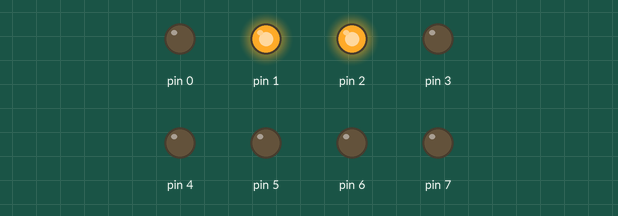
Simulated run of this sketch. Board: Arduino Uno, built with avr-gcc and run on an emulated ATmega328P. Parts: output pins drawn as LEDs (lit = HIGH).

Above: at 0.5 s.
At 2.5 s:
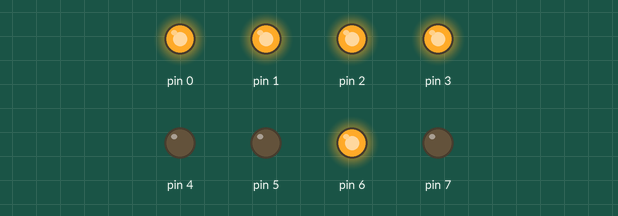
At 4.5 s:
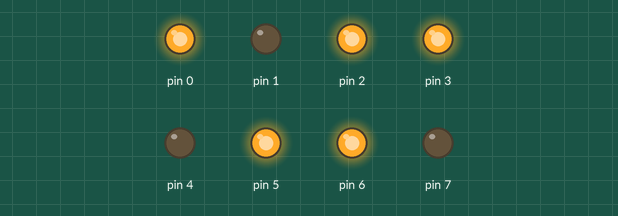
At 9.5 s:
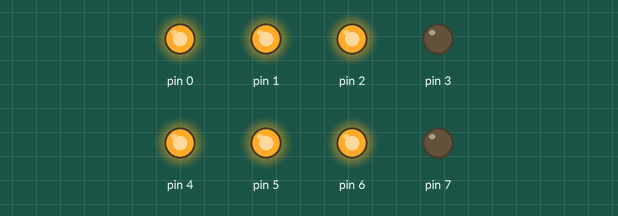
At 13.5 s:
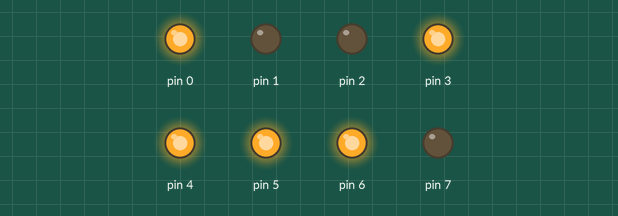
At 18.5 s:
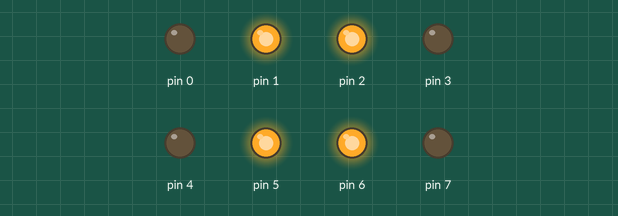
Timing chart, 0 to 19.5 s (numbered marks = the images above):
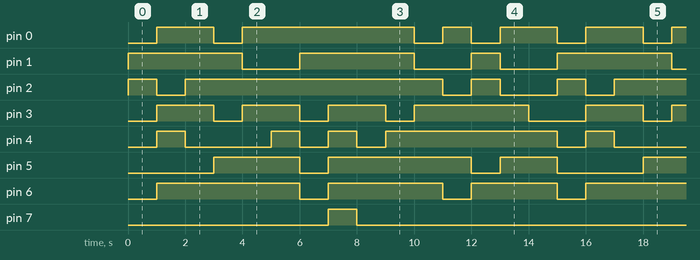

Measured:
- by itself, pin 0: repeats every 15.0 s: LOW 1.0 s, HIGH 6.0 s, LOW 1.0 s, HIGH 1.0 s, 2 × (LOW 1.0 s, HIGH 2.0 s)
- by itself, pin 1: repeats every 15.0 s: LOW 2.0 s, HIGH 4.0 s, LOW 2.0 s, HIGH 1.0 s, LOW 2.0 s, HIGH 4.0 s
- by itself, pin 2: repeats every 15.0 s: LOW 1.0 s, HIGH 9.0 s, LOW 1.0 s, HIGH 1.0 s, LOW 2.0 s, HIGH 1.0 s
- by itself, pin 3: repeats every 15.0 s: 2 × (LOW 1.0 s, HIGH 2.0 s), LOW 1.0 s, HIGH 4.0 s, LOW 2.0 s, HIGH 2.0 s
- by itself, pin 4: repeats every 15.0 s: LOW 3.0 s, 2 × (HIGH 1.0 s, LOW 1.0 s), HIGH 6.0 s, LOW 1.0 s, HIGH 1.0 s
- by itself, pin 5: repeats every 15.0 s: LOW 1.0 s, HIGH 5.0 s, LOW 1.0 s, HIGH 2.0 s, LOW 3.0 s, HIGH 3.0 s
- by itself, pin 6: repeats every 15.0 s: LOW 1.0 s, HIGH 4.0 s, LOW 1.0 s, HIGH 3.0 s, LOW 1.0 s, HIGH 5.0 s
- by itself, pin 7: alternates HIGH for 1.0 s and LOW for 14.0 s

The sketch:

revised_7_segment_led_counter.ino
```cpp
void setup() {
  DDRD = 0B11111111;  // Set PORTD as output
}

byte patterns[] = {
  0B00000110, // 1
  0B01011011, // 2
  0B01001111, // 3
  0B01100110, // 4
  0B01101101, // 5
  0B01111101, // 6
  0B00000111, // 7
  0B11111111, // 8
  0B01101111, // 9
  0B01110111, // A
  0B01111100, // B
  0B00111001, // C
  0B01011110, // D
  0B01111001, // E
  0B01110001  // F
};

void loop() {
  for (int i = 0; i < sizeof(patterns); i++) {
    PORTD = patterns[i];
    delay(1000);
  }
}
```
